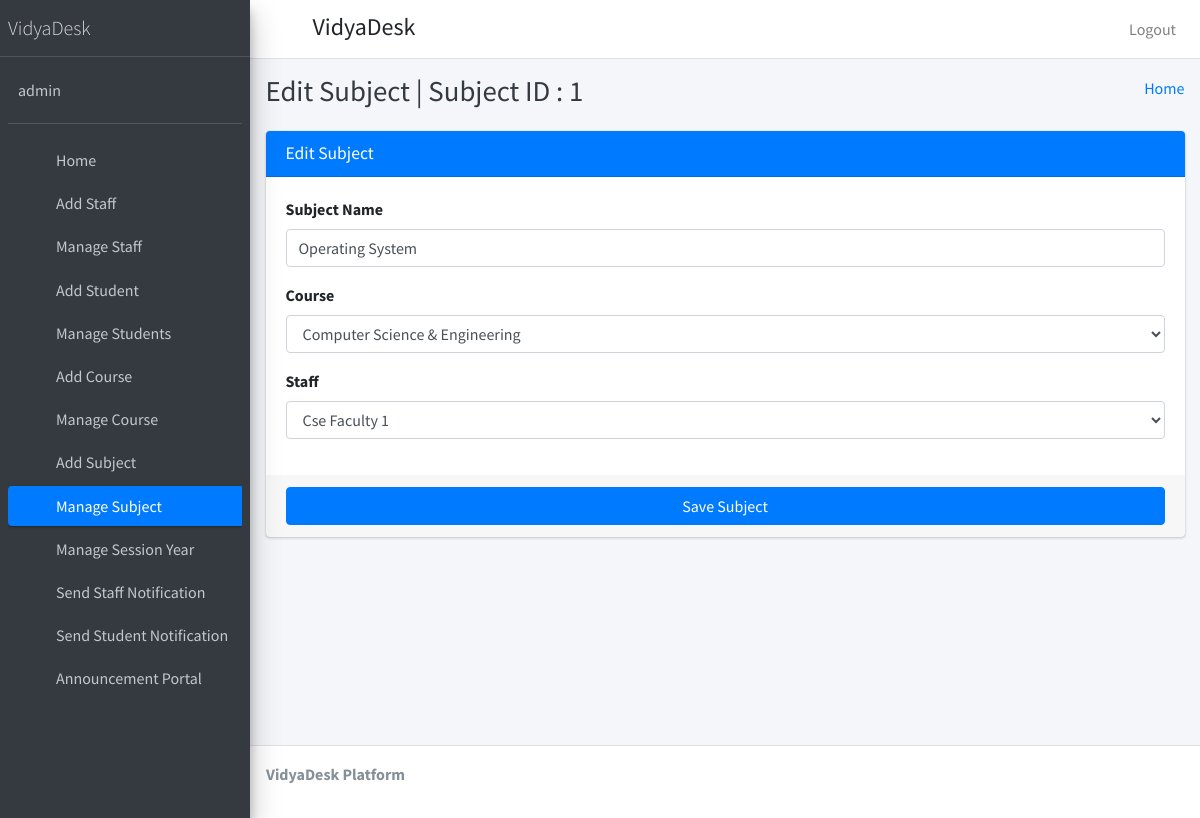
The app's page /edit_subject/1 (signed in) with its own data.
### student_management_app/models.py (models this page shows)
class CustomUser(AbstractUser):
    user_type_data=((1,"HOD"),(2,"Staff"),(3,"Student"))
    user_type=models.CharField(default=1,choices=user_type_data,max_length=10)

class Subjects(models.Model):
    id=models.AutoField(primary_key=True)
    subject_name=models.CharField(max_length=255)
    course_id=models.ForeignKey(Courses,on_delete=models.CASCADE,default=1)
    staff_id=models.ForeignKey(CustomUser,on_delete=models.CASCADE)
    created_at=models.DateTimeField(auto_now_add=True)
    updated_at=models.DateTimeField(auto_now_add=True)
    objects=models.Manager()

class Courses(models.Model):
    id=models.AutoField(primary_key=True)
    course_name=models.CharField(max_length=255)
    created_at=models.DateTimeField(auto_now_add=True)
    updated_at=models.DateTimeField(auto_now_add=True)
    objects=models.Manager()

### student_management_app/HodViews.py (the view)
# urls.py: path('edit_subject/<str:subject_id>', HodViews.edit_subject,name="edit_subject"),
def edit_subject(request,subject_id):
    subject=Subjects.objects.get(id=subject_id)
    courses=Courses.objects.all()
    staffs=CustomUser.objects.filter(user_type=2)
    return render(request,"hod_template/edit_subject_template.html",{"subject":subject,"staffs":staffs,"courses":courses,"id":subject_id})

### student_management_app/templates/hod_template/edit_subject_template.html (shortened to what this page needs)
{% extends 'hod_template/base_template.html' %}
{% block page_title %}
Edit Subject | Subject ID : {{ subject.id }}
{% endblock page_title %}
{% block main_content %}
    <section class="content">
      <div class="container-fluid">
          <div class="row">
              <div class="col-md-12">
            <div class="card card-primary">
              <div class="card-header">
                <h3 class="card-title">Edit Subject</h3>
              </div>
              <form role="form" action="/edit_subject_save" method="post">
                <div class="card-body">
                  <div class="form-group">
                    <label>Subject Name </label>
                    <input type="text" class="form-control" name="subject_name" placeholder="Enter Subject" value="{{ subject.subject_name }}">
                  </div>
                   <div class="form-group">
                    <label>Course </label>
                    <select class="form-control" name="course">
                        {% for course in courses %}
                              <option value="{{ course.id }}" {% if course.id == subject.course_id.id %} selected {% endif %}>{{ course.course_name }}</option>
                        {% endfor %}
                    </select>
                  </div>
                  <div class="form-group">
                    <label>Staff</label>
                    <select class="form-control" name="staff">
                        {% for staff in staffs %}
                          <option value="{{ staff.id }}" {% if staff.id == subject.staff_id.id %} selected {% endif %}>{{ staff.first_name }} {{ staff.last_name }}</option>
                        {% endfor %}
                    </select>
                  </div>
                </div>
                <div class="card-footer">
                  <button type="submit" class="btn btn-primary btn-block">Save Subject</button>
                </div>
              </form>
            </div>
          </div>
          </div>
      </div>
    </section>
{% endblock main_content %}

### student_management_app/templates/hod_template/sidebar_template.html
{% load static %}
  <aside class="main-sidebar sidebar-dark-primary elevation-4">
    <a href="index3.html" class="brand-link">
      <span class="brand-text font-weight-light">VidyaDesk</span>
    </a>
    <div class="sidebar">
      <div class="user-panel mt-3 pb-3 mb-3 d-flex">
        <div class="info">
          <a href="{% url 'admin_profile' %}" class="d-block">{{ user.username }}</a>
        </div>
      </div>
      <nav class="mt-2">
        <ul class="nav nav-pills nav-sidebar flex-column" data-widget="treeview" role="menu" data-accordion="false">
          <li class="nav-item">
            {% url 'admin_home' as admin_home %}
            <a href="{{ admin_home }}" class="nav-link {% if request.path == admin_home %} active {% endif %}">
              <i class="nav-icon fas fa-th"></i>
              <p>
                Home
              </p>
            </a>
          </li>
          <li class="nav-item">
            {% url 'add_staff' as add_staff %}
            <a href="{{ add_staff }}" class="nav-link {% if request.path == add_staff %} active {% endif %}">
              <i class="nav-icon fas fa-th"></i>
              <p>
                Add Staff
              </p>
            </a>
          </li>
           <li class="nav-item">
              {% url 'manage_staff' as manage_staff %}
            {% url 'edit_staff' staff_id=id as edit_staff %}
            <a href="{% url 'manage_staff' %}" class="nav-link {% if request.path == manage_staff %} active {% endif %} {% if request.path == edit_staff %} active {% endif %}">
              <i class="nav-icon fas fa-th"></i>
              <p>
                Manage Staff
              </p>
            </a>
          </li>
          <li class="nav-item">
              {% url 'add_student' as add_student %}
            <a href="{% url 'add_student' %}" class="nav-link {% if request.path == add_student %} active {% endif %}">
              <i class="nav-icon fas fa-th"></i>
              <p>
                Add Student
              </p>
            </a>
          </li>
          <li class="nav-item">
              {% url 'manage_student' as manage_student %}
              {% url 'edit_student' student_id=id as edit_student %}
            <a href="{% url 'manage_student' %}" class="nav-link {% if request.path == manage_student %} active {% endif %} {% if request.path == edit_student %} active {% endif %}">
              <i class="nav-icon fas fa-th"></i>
              <p>
                Manage Students
              </p>
            </a>
          </li>
          <li class="nav-item">
            {% url 'add_course' as add_course %}
            <a href="{% url 'add_course' %}" class="nav-link {% if request.path == add_course %} active {% endif %}">
              <i class="nav-icon fas fa-th"></i>
              <p>
                Add Course
              </p>
            </a>
          </li>
          <li class="nav-item">
            {% url 'manage_course' as manage_course %}
              {% url 'edit_course' course_id=id as edit_course %}
            <a href="{% url 'manage_course' %}" class="nav-link {% if request.path == manage_course %} active {% endif %} {% if request.path == edit_course %} active {% endif %}">
              <i class="nav-icon fas fa-th"></i>
              <p>
                Manage Course
              </p>
            </a>
          </li>
          <li class="nav-item">
            {% url 'add_subject' as add_subject %}
            <a href="{% url 'add_subject' %}" class="nav-link {% if request.path == add_subject %} active {% endif %}">
              <i class="nav-icon fas fa-th"></i>
              <p>
                Add Subject
              </p>
            </a>
          </li>
          <li class="nav-item">
            {% url 'manage_subject' as manage_subject %}
            {% url 'edit_subject' subject_id=id as edit_subject %}
            <a href="{% url 'manage_subject' %}" class="nav-link {% if request.path == manage_subject %} active {% endif %} {% if request.path == edit_subject %} active {% endif %} ">
              <i class="nav-icon fas fa-th"></i>
              <p>
                Manage Subject
              </p>
            </a>
          </li>
          <li class="nav-item">
            {% url 'manage_session' as manage_session %}
            <a href="{% url 'manage_session' %}" class="nav-link {% if request.path == manage_session %} active {% endif %} ">
              <i class="nav-icon fas fa-th"></i>
              <p>
                Manage Session Year
              </p>
            </a>
          </li>
                   <li class="nav-item">
            {% url 'admin_send_notification_staff' as admin_send_notification_staff %}
             <a href="{% url 'admin_send_notification_staff' %}" class="nav-link {% if request.path == admin_send_notification_staff %} active {% endif %}">
              <i class="nav-icon fas fa-th"></i>
              <p>
                Send Staff Notification
              </p>
            </a>
          </li>
          <li class="nav-item">
            {% url 'admin_send_notification_student' as admin_send_notification_student %}
             <a href="{% url 'admin_send_notification_student' %}" class="nav-link {% if request.path == admin_send_notification_student %} active {% endif %}">
              <i class="nav-icon fas fa-th"></i>
              <p>
                Send Student Notification
              </p>
            </a>
          </li>
           <li class="nav-item">
            {% url 'notice_board' as notice_board %}
            <a href="{{ notice_board }}" class="nav-link {% if request.path == notice_board %} active {% endif %}">
              <i class="nav-icon fas fa-th"></i>
              <p>
                Announcement Portal
              </p>
            </a>
          </li>
        </ul>
      </nav>
    </div>
  </aside>

### records on screen
CustomUser: username "admin"
Subjects: id "1", subject_name "Operating System", course "Computer Science & Engineering", staff "Cse Faculty 1"
